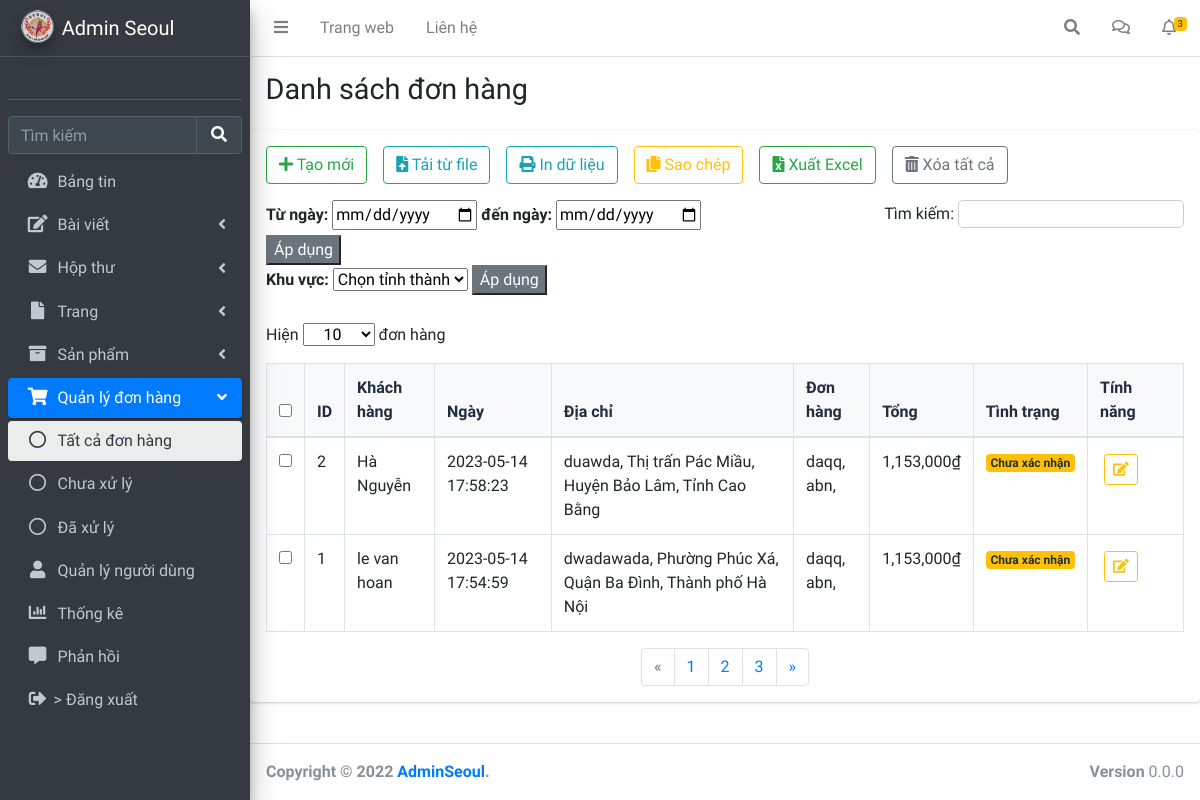
Page /Admin/pages/orders.php on the earlier database version.
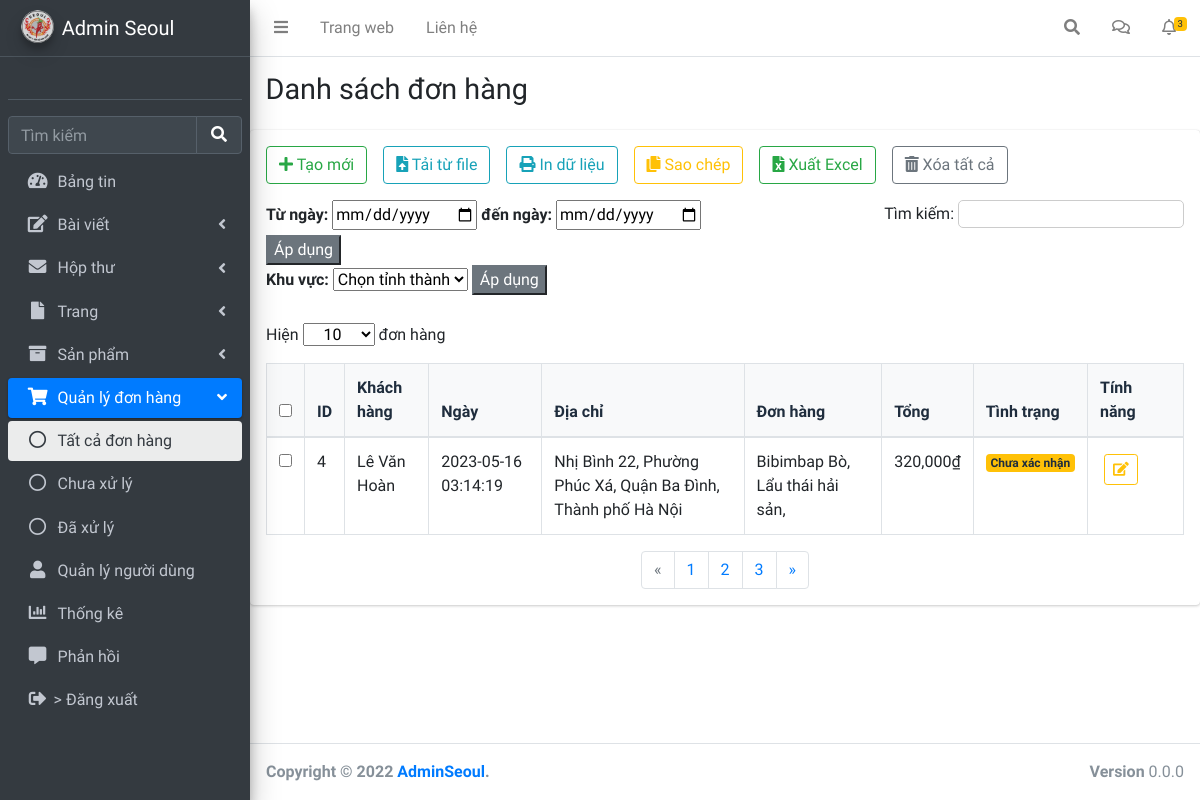
Same page on the later database version.
### tables this page shows
CREATE TABLE `orders` (
  `id` int(11) NOT NULL,
  `user_id` int(11) DEFAULT NULL,
  `fullname` varchar(50) DEFAULT NULL,
  `phone` varchar(20) DEFAULT NULL,
  `address` varchar(200) DEFAULT NULL,
  `note` varchar(255) DEFAULT NULL,
  `order_date` datetime DEFAULT NULL,
  `status` int(11) DEFAULT NULL,
  `total_money` int(11) DEFAULT NULL,
  `payment_methods` varchar(50) NOT NULL
);

CREATE TABLE `orders_details` (
  `id` int(11) NOT NULL,
  `order_id` int(11) DEFAULT NULL,
  `product_id` int(11) DEFAULT NULL,
  `price` int(11) DEFAULT NULL,
  `num` int(11) DEFAULT NULL,
  `total_money` int(11) DEFAULT NULL
);

CREATE TABLE `product` (
  `id` int(11) NOT NULL,
  `product_code` varchar(100) NOT NULL,
  `category_id` int(11) NOT NULL,
  `product_name` varchar(350) NOT NULL,
  `price` int(11) NOT NULL,
  `thumbnail` varchar(500) NOT NULL,
  `description` longtext NOT NULL,
  `created_at` datetime DEFAULT NULL,
  `updated_at` datetime DEFAULT NULL,
  `status` tinyint(11) DEFAULT NULL,
  `sold` tinyint(4) NOT NULL DEFAULT 0,
  `visible` tinyint(4) NOT NULL DEFAULT 1
);

### Admin/pages/orders.php (the view, shortened to what the changed rows need)
<!DOCTYPE html>
<html lang="en">
<?php session_start();
include '../../database/config.php';
?>
<head>
    <link rel="stylesheet" href="../../css/fontawesome-free/css/all.min.css">
    <link rel="stylesheet" href="../css/IonIcons.css">
    <link rel="stylesheet" href="../css/adminlte.min.css">
</head>
<body class="hold-transition sidebar-mini">
    <div class="wrapper">
        <aside class="main-sidebar sidebar-dark-primary elevation-4">
            <a href="../index.php" class="brand-link">
                <img src="../../img/img_index/logo_spicy.png" alt="AdminLTE Logo" class="brand-image img-circle elevation-3" style="opacity: .8">
                <span class="brand-text font-weight-light">Admin Seoul</span>
            </a>
        </aside>
        <div class="content-wrapper">
            <div class="content-header">
                <div class="container-fluid">
                    <div class="row mb-2">
                        <div class="col-sm-6">
                            <h1 class="m-0">Danh sách đơn hàng</h1>
                        </div>
                    </div>
                </div>
            </div>
            <div class="row">
                <div class="col-md-12">
                    <div class=" card">
                        <div class=" mx-3">
                            <table class="table table-hover table-bordered" id="sampleTable">
                                <thead>
                                    <tr class="bg-light">
                                        <th width="10"><input type="checkbox" id="all"></th>
                                        <th>ID</th>
                                        <th>Khách hàng</th>
                                        <th>Ngày</th>
                                        <th>Địa chỉ</th>
                                        <th>Đơn hàng</th>
                                        <th style="width: 7vw;">Tổng</th>
                                        <th>Tình trạng</th>
                                        <th style="width: 8vw;">Tính năng</th>
                                    </tr>
                                </thead>
                                <tbody>
                                    <?php
                                    $sql_order = "SELECT * FROM orders ORDER BY id DESC";
                                    $query_order = mysqli_query($mysqli, $sql_order);
                                    while ($row_order = mysqli_fetch_array($query_order)) {
                                        $sql_order_detail = "SELECT orders_details.id,product.product_name, orders_details.total_money,orders_details.num FROM orders_details,product  WHERE  orders_details.order_id = '$row_order[id]'  and product.id = orders_details.product_id ORDER BY id ASC";
                                        $query_order_detail = mysqli_query($mysqli, $sql_order_detail);
                                    ?>
                                        <tr>
                                            <td width="10"><input type="checkbox" name="check1" value="1"></td>
                                            <td class="id_order"><?php echo $row_order['id'] ?></td>
                                            <td><?php echo $row_order['fullname'] ?></td>
                                            <td><?php echo $row_order['order_date'] ?></td>
                                            <td><?php echo $row_order['address'] ?></td>
                                            <td>
                                                <?php while ($row_order_detail = mysqli_fetch_array($query_order_detail)) {
                                                ?>
                                                    <?php echo $row_order_detail['product_name'] . ', '; ?>
                                                <?php
                                                }
                                                ?>
                                            </td>
                                            <td><?php echo number_format($row_order['total_money'], 0, ',', ',') . '₫'; ?></td>
                                            <td><span class="badge  <?php
                                                                    switch ($row_order['status']) {
                                                                        case  1;
                                                                            echo 'bg-warning';
                                                                            break;
                                                                    }
                                                                    ?>">
                                                    <?php
                                                    switch ($row_order['status']) {
                                                        case  1;
                                                            echo 'Chưa xác nhận';
                                                            break;
                                                    }
                                                    ?>
                                                </span>
                                            </td>
                                            <td>
                                                <button class="btn btn-outline-warning btn-sm edit m-1" type="button" title="Sửa" data-bs-toggle="modal" data-bs-target="#ModalUP"><i class="fa fa-edit"></i></button>
                                            </td>
                                        </tr>
                                    <?php
                                    }
                                    ?>
                                </tbody>
                            </table>
                        </div>
                    </div>
                </div>
            </div>
        </div>
    </div>
</body>
</html>

Differences in the rows shown:
removed orders: id "2", fullname "Hà Nguyễn", order_date "2023-05-14 17:58:23", address "duawda, Thị trấn Pác Miầu, Huyện Bảo Lâm, Tỉnh Cao Bằng", total_money "1,153,000", status "Chưa xác nhận"
removed orders_details: product.product_name "daqq", shown under "2"
removed orders_details: product.product_name "abn", shown under "2"
removed orders: id "1", fullname "le van hoan", order_date "2023-05-14 17:54:59", address "dwadawada, Phường Phúc Xá, Quận Ba Đình, Thành phố Hà Nội", total_money "1,153,000", status "Chưa xác nhận"
removed orders_details: product.product_name "daqq", shown under "1"
removed orders_details: product.product_name "abn", shown under "1"
added orders: id "4", fullname "Lê Văn Hoàn", order_date "2023-05-16 03:14:19", address "Nhị Bình 22, Phường Phúc Xá, Quận Ba Đình, Thành phố Hà Nội", total_money "320,000", status "Chưa xác nhận"
added orders_details: product.product_name "Bibimbap Bò", shown under "4"
added orders_details: product.product_name "Lẩu thái hải sản", shown under "4"
